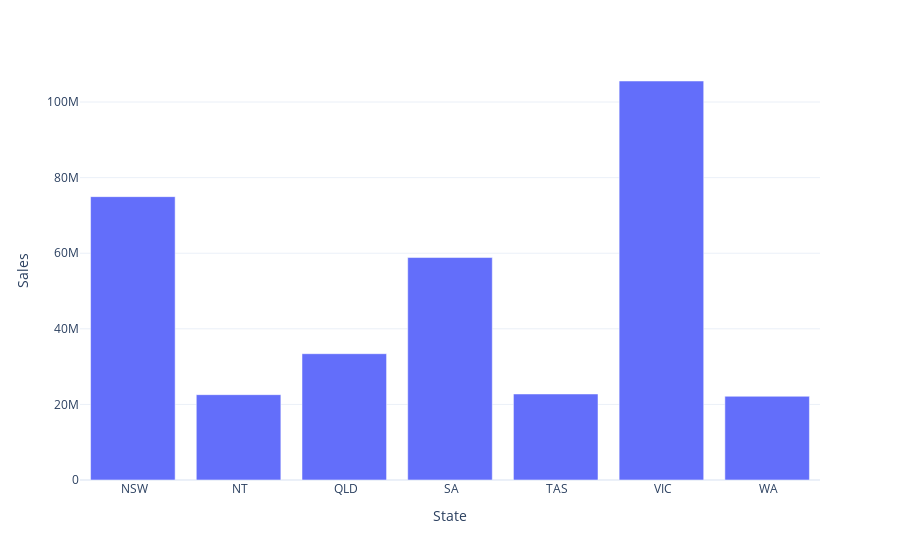

Notebook cell for this chart:
### Code cell
fig=px.bar(sales_by_state,
            x='State',
            y='Sales'
)
fig.show()

### Figure 1 — Plotly figure (JSON) as saved in the notebook; plotly's stock layout.template omitted (floating-point values rounded to 4 significant figures)
{"data": [{"alignmentgroup": "True", "hovertemplate": "State=%{x}<br>Sales=%{y}<extra></extra>", "legendgroup": "", "marker": {"color": "#636efa", "pattern": {"shape": ""}}, "name": "", "offsetgroup": "", "orientation": "v", "showlegend": false, "textposition": "auto", "type": "bar", "x": [" NSW", " NT", " QLD", " SA", " TAS", " VIC", " WA"], "xaxis": "x", "y": [74970000, 22580000, 33417500, 58857500, 22760000, 105565000, 22152500], "yaxis": "y"}], "layout": {"autosize": true, "barmode": "relative", "legend": {"tracegroupgap": 0}, "margin": {"t": 60}, "xaxis": {"anchor": "y", "autorange": true, "domain": [0, 1], "range": [-0.5, 6.5], "title": {"text": "State"}, "type": "category"}, "yaxis": {"anchor": "x", "autorange": true, "domain": [0, 1], "range": [0, 111100000.0], "title": {"text": "Sales"}, "type": "linear"}}}
